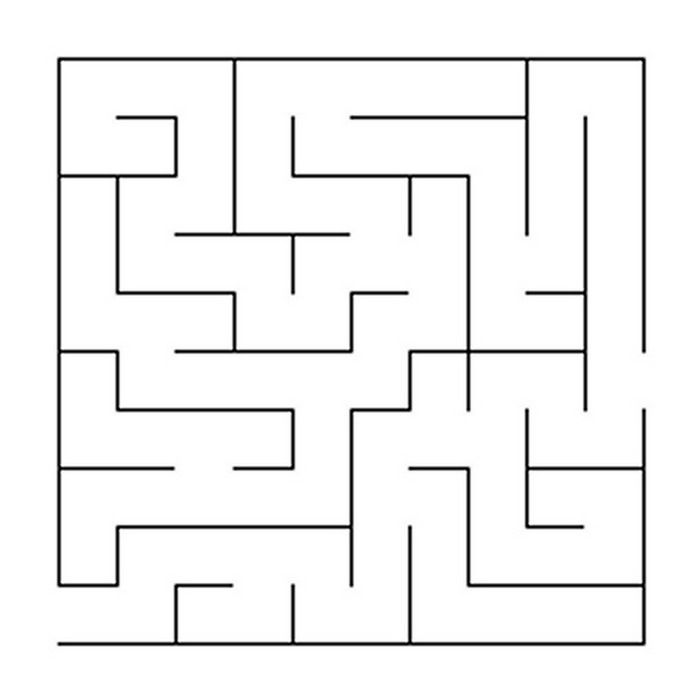
#> input picture 1.jpeg, 700 x 700 px
$ python rushika.py
#> lines starting #> are read from the running program, lines starting #| are printed output that depends on the picture; after the words box and inside, x2 and y2 are one past the last pixel; in counts of white or black regions, pixels touching at a corner belong together
import cv2
import numpy as np

# Load image
image = cv2.imread("1.jpeg")
#> image is the input picture: shape (700, 700, 3); min 0, max 255, mean 242.4
gray = cv2.cvtColor(image, cv2.COLOR_BGR2GRAY)

# Noise Removal
blur = cv2.GaussianBlur(gray, (5, 5), 0)
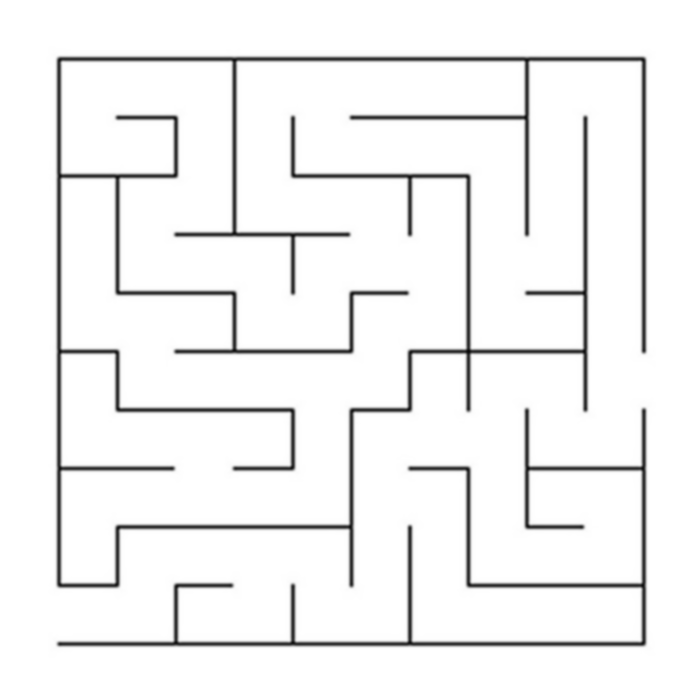
#> blur: shape (700, 700); min 8, max 255, mean 242.4

# Edge Detection
edges = cv2.Canny(blur, 50, 150)
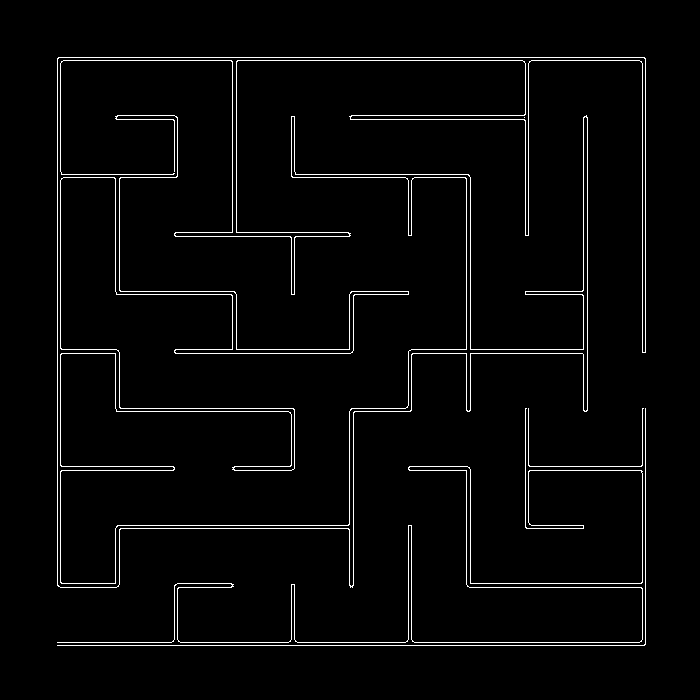
#> edges: shape (700, 700); 2.8% white in thin lines or dots, all inside (x1, y1, x2, y2) = (57, 57, 646, 646)

# Find Contours
contours, _ = cv2.findContours(edges, cv2.RETR_EXTERNAL, cv2.CHAIN_APPROX_SIMPLE)
#> contours = 5 contours, 3 with area under 20; largest, box (x1, y1, x2, y2) and area: (57, 57, 646, 588) 118, (57, 408, 643, 643) 27
cv2.drawContours(image, contours, -1, (0, 255, 0), 2)
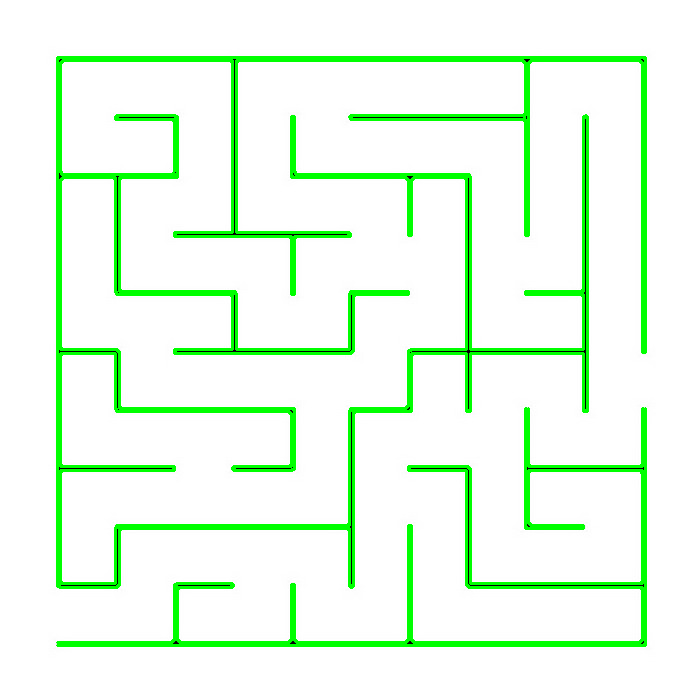
#> image: shape (700, 700, 3); 8.48% of pixels changed, all inside (x1, y1, x2, y2) = (56, 56, 647, 647)

# Show Result
cv2.imshow("Maze Detection", image)
cv2.waitKey(0)
cv2.destroyAllWindows()

$ run again, with 2.png saved as 1.jpeg
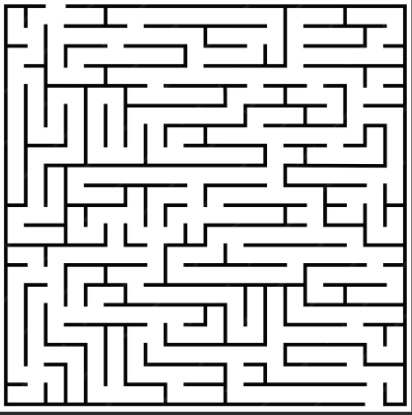
#> input picture 2.png, 412 x 415 px
#> image is the input picture: shape (415, 412, 3); min 0, max 255, mean 207.6
#> `edges = cv2.Canny(blur, 50, 150)`:
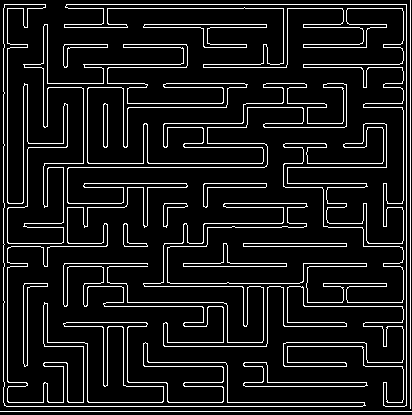
#> edges: shape (415, 412); 10.4% white in thin lines or dots
#> contours = 14 contours, 2 with area under 20; largest, box (x1, y1, x2, y2) and area: (3, 4, 366, 407) 15032, (243, 362, 368, 387) 650, (143, 24, 267, 48) 573, (183, 243, 287, 267) 394, (23, 283, 48, 367) 390
#> `cv2.drawContours(image, contours, -1, (0, 255, 0), 2)`:
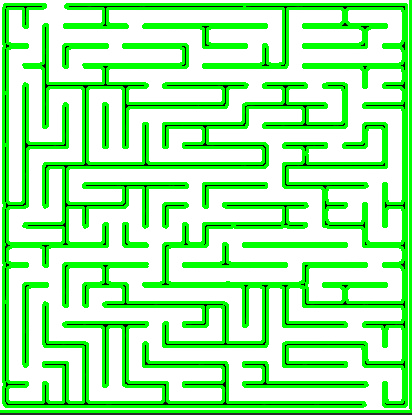
#> image: shape (415, 412, 3); mean B, G, R 164.5, 244.3, 164.5

$ run again, with 6_1.png saved as 1.jpeg
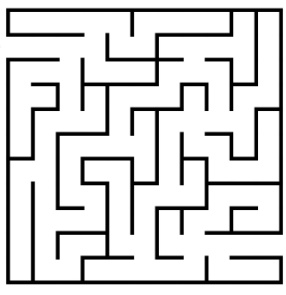
#> input picture 6_1.png, 286 x 295 px
#> image is the input picture: shape (295, 286, 3); min 0, max 255, mean 215
#> `edges = cv2.Canny(blur, 50, 150)`:
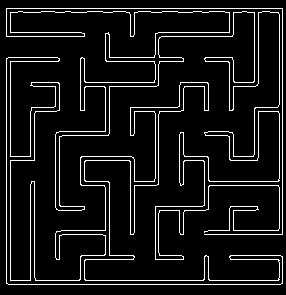
#> edges: shape (295, 286); 8.3% white in thin lines or dots
#> contours = 2 contours; box (x1, y1, x2, y2) and area: (6, 57, 283, 285) 6062, (6, 8, 283, 260) 72
#> `cv2.drawContours(image, contours, -1, (0, 255, 0), 2)`:
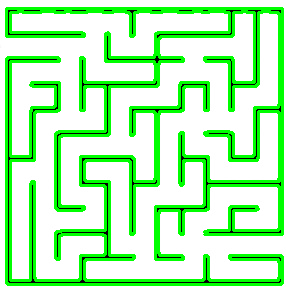
#> image: shape (295, 286, 3); mean B, G, R 182.4, 245.7, 182.4

$ run again, with example maze.jpg copied over 1.jpeg
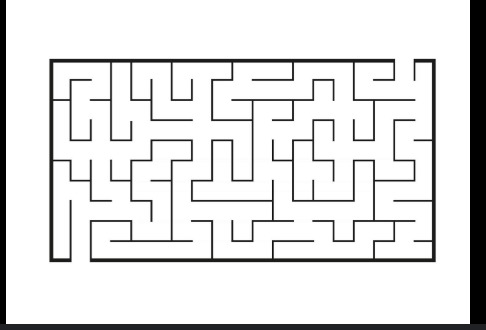
#> input picture example maze.jpg, 486 x 330 px
#> image is the input picture: shape (330, 486, 3); mean B, G, R 225.2, 225.2, 225.2
#> `edges = cv2.Canny(blur, 50, 150)`:
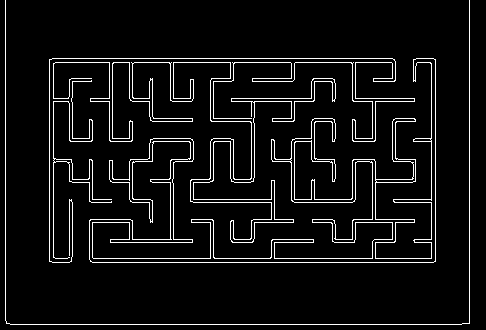
#> edges: shape (330, 486); 6.1% white in thin lines or dots
#> contours = 5 contours, 2 with area under 20; largest, box (x1, y1, x2, y2) and area: (89, 58, 436, 263) 6616, (53, 62, 336, 243) 598, (49, 58, 415, 263) 24
#> `cv2.drawContours(image, contours, -1, (0, 255, 0), 2)`:
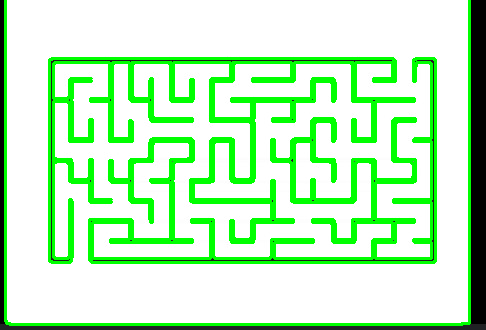
#> image: shape (330, 486, 3); 18.01% of pixels changed, all inside (x1, y1, x2, y2) = (4, 0, 471, 326)
